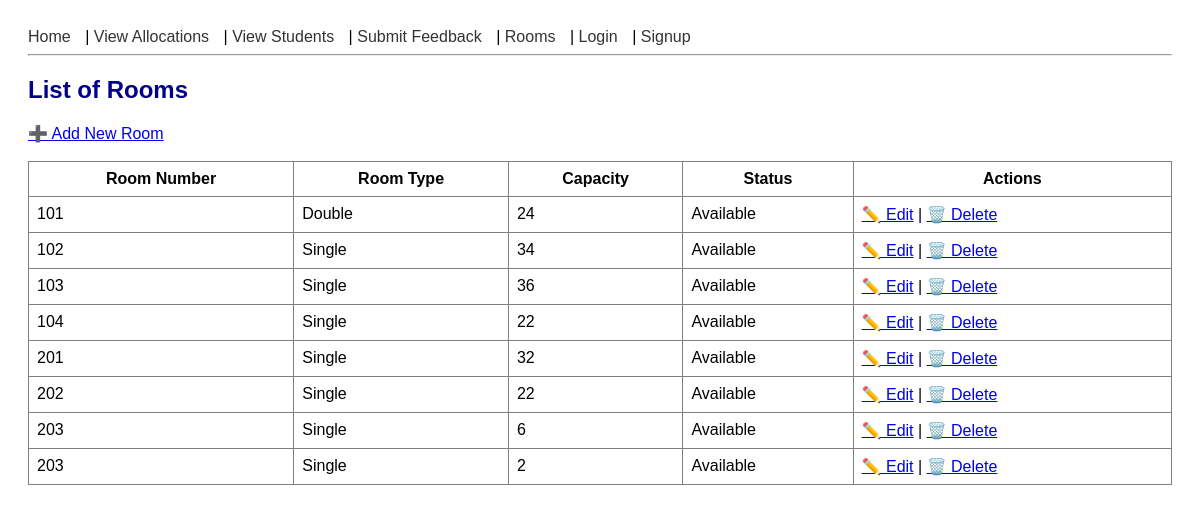
/rooms/, run on the app's committed database.
### rooms/models.py (models this page shows, shortened)
class Room(models.Model):
    ROOM_TYPES = [
        ('Single', 'Single'),
        ('Double', 'Double'),
        ('Suite', 'Suite'),
    ]
    STATUS_CHOICES = [
        ('Available', 'Available'),
        ('Occupied', 'Occupied'),
        ('Maintenance', 'Under Maintenance'),
    ]
    room_number = models.CharField(max_length=10)
    floor = models.IntegerField(default=1)
    capacity = models.IntegerField()
    room_type = models.CharField(max_length=10, choices=ROOM_TYPES, default='Single')
    status = models.CharField(max_length=15, choices=STATUS_CHOICES, default='Available')

### rooms/views.py (the view)
# urls.py: path('rooms/', views.list_rooms, name='list_rooms'),            # List all rooms
def list_rooms(request):
    rooms = Room.objects.all().order_by('room_number')  # Optional: sorted by room number
    return render(request, 'rooms/list_rooms.html', {'rooms': rooms})

### rooms/templates/rooms/list_rooms.html
{% extends 'rooms/base.html' %}
{% load static %}
{% block content %}
  <h2>List of Rooms</h2>
  <a href="{% url 'add_room' %}">➕ Add New Room</a>
  <br><br>
  {% if rooms %}
    <table border="1" cellpadding="8" cellspacing="0" style="width: 100%; border-collapse: collapse;">
      <thead>
        <tr>
          <th>Room Number</th>
          <th>Room Type</th>
          <th>Capacity</th>
          <th>Status</th>
          <th>Actions</th>
        </tr>
      </thead>
      <tbody>
        {% for room in rooms %}
          <tr>
            <td>{{ room.room_number }}</td>
            <td>{{ room.room_type }}</td>
            <td>{{ room.capacity }}</td>
            <td>{{ room.status }}</td>
            <td>
              <a href="{% url 'edit_room' room.pk %}">✏️ Edit</a> |
              <a href="{% url 'delete_room' room.pk %}">🗑️ Delete</a>
            </td>
          </tr>
        {% endfor %}
      </tbody>
    </table>
  {% else %}
    <p>No rooms available.</p>
  {% endif %}
{% endblock %}

### rooms/static/css/style.css (style rules this page uses)
body { font-family: Arial, sans-serif; padding: 20px; }
h2 { color: darkblue; }

### data on the page
Room: room_number "101", room_type "Double", capacity "24", status "Available"
Room: room_number "102", room_type "Single", capacity "34", status "Available"
Room: room_number "103", room_type "Single", capacity "36", status "Available"
Room: room_number "104", room_type "Single", capacity "22", status "Available"
Room: room_number "201", room_type "Single", capacity "32", status "Available"
Room: room_number "202", room_type "Single", capacity "22", status "Available"
Room: room_number "203", room_type "Single", capacity "6", status "Available"
Room: room_number "203", room_type "Single", capacity "2", status "Available"
